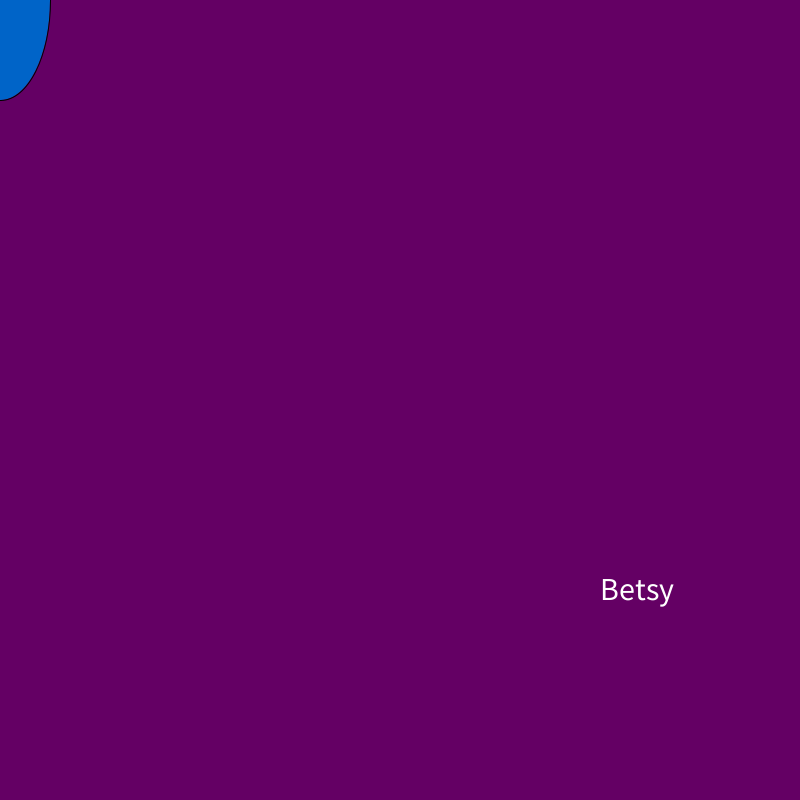
Frame 1 (no input)
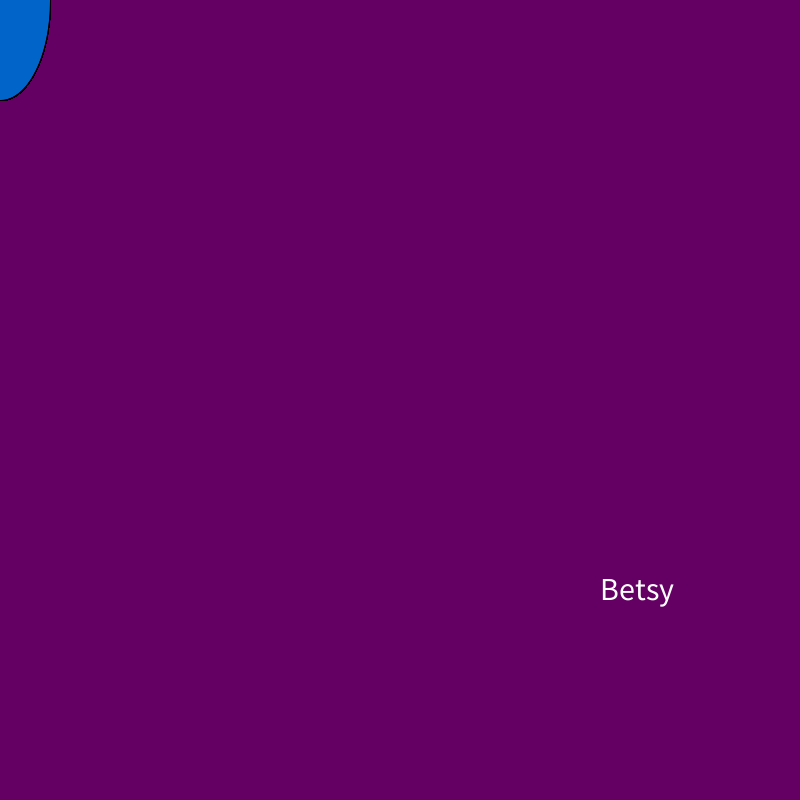
Frame 60 (the mouse pressed at the canvas centre just before this capture)
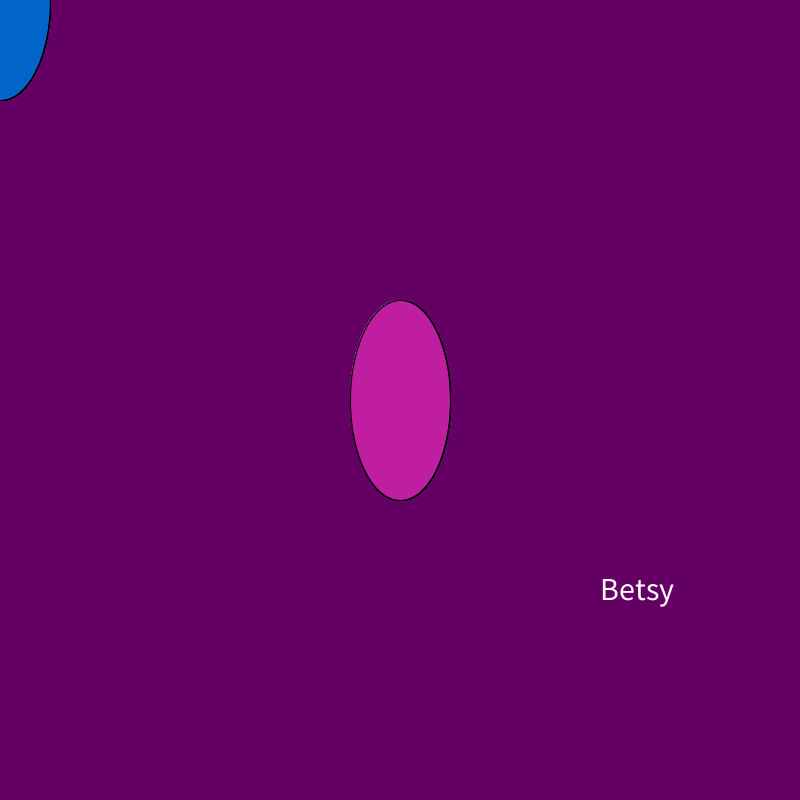
Frame 120 (the mouse held since frame 60 and released just before this capture)

The Processing sketch that drew these frames (run headless with seeded random() and noise(); from frame 60 on, the mouse is pressed at the canvas centre):

// Processing sketch: sketch_150106a
// ── sketch_150106a.pde

void setup() {

  size(800, 800);
background(100,0,100);
textSize(32);
text("Betsy",600,600);
}


void draw() {

  


fill(0,100,200);

      
if (mousePressed)
{
  fill(random(255),random(255),random(255));
}

 
ellipse(mouseX,mouseY,100,200);

}
// Copyright Wintriss Technical Schools 2013
